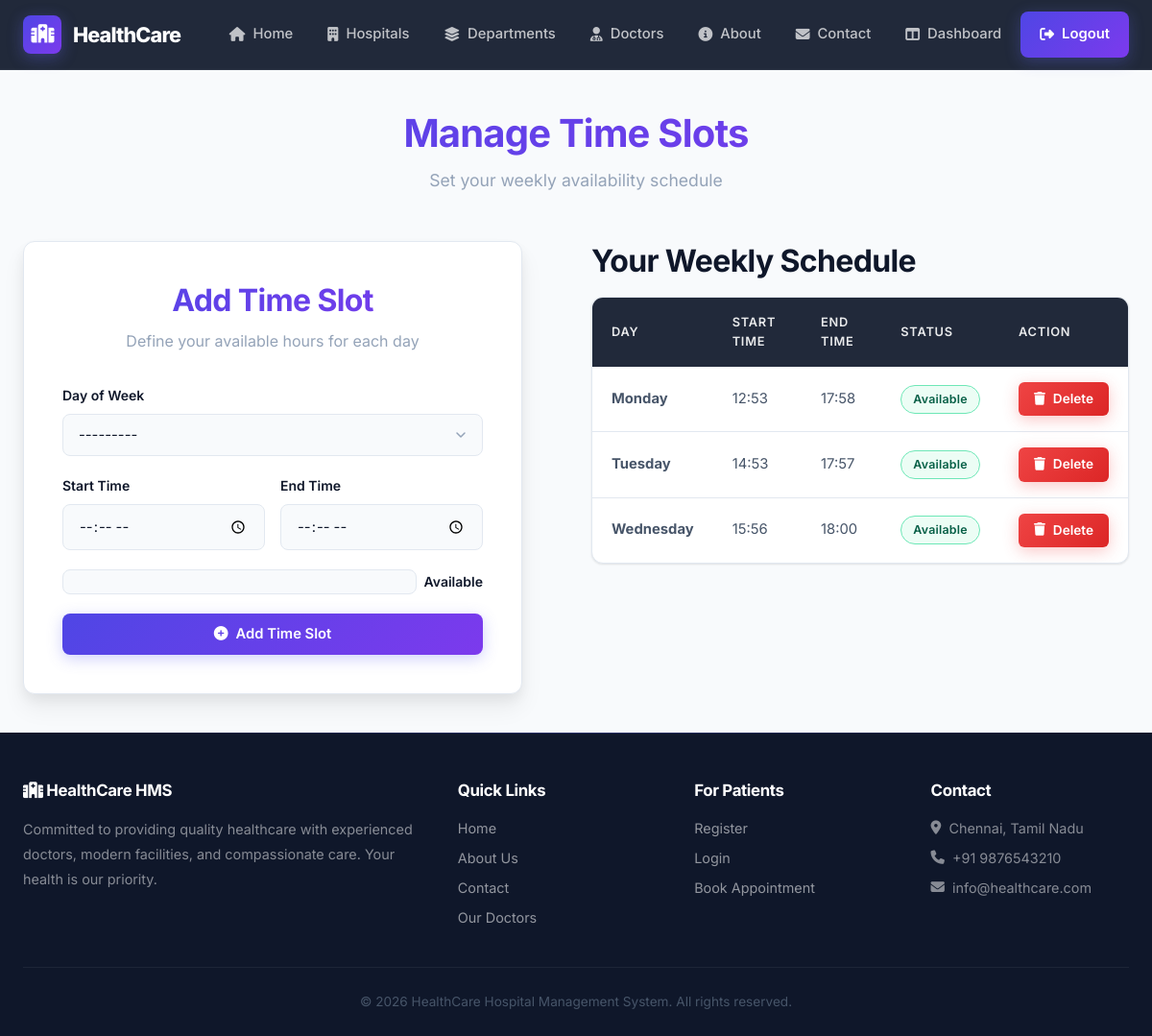
Page /appointments/manage-time-slots/ (signed in) on the committed database.
### appointments/models.py (models this page shows, shortened)
class TimeSlot(models.Model):
    DAYS_OF_WEEK = (
        ("Monday", "Monday"),
        ("Tuesday", "Tuesday"),
        ("Wednesday", "Wednesday"),
        ("Thursday", "Thursday"),
        ("Friday", "Friday"),
        ("Saturday", "Saturday"),
        ("Sunday", "Sunday"),
    )
    doctor = models.ForeignKey(
        Doctor,
        on_delete=models.CASCADE,
        related_name="time_slots"
    )
    day_of_week = models.CharField(
        max_length=10,
        choices=DAYS_OF_WEEK
    )
    start_time = models.TimeField()
    end_time = models.TimeField()
    is_available = models.BooleanField(default=True)
    class Meta:
        ordering = ["day_of_week", "start_time"]
        unique_together = ["doctor", "day_of_week", "start_time", "end_time"]

### appointments/views.py (the view)
@login_required
@ensure_csrf_cookie
def manage_time_slots(request):
    doctor = get_object_or_404(
        Doctor,
        user=request.user
    )
    if request.method == "POST":
        form = TimeSlotForm(request.POST)
        if form.is_valid():
            time_slot = form.save(commit=False)
            time_slot.doctor = doctor
            time_slot.save()
            messages.success(
                request,
                "Time slot added successfully."
            )
            return redirect("manage_time_slots")
    else:
        form = TimeSlotForm()
    time_slots = TimeSlot.objects.filter(
        doctor=doctor
    ).order_by("day_of_week", "start_time")
    return render(
        request,
        "appointments/manage_time_slots.html",
        {
            "form": form,
            "time_slots": time_slots,
        }
    )

### appointments/forms.py
class TimeSlotForm(forms.ModelForm):
    class Meta:
        model = TimeSlot
        fields = ["day_of_week", "start_time", "end_time", "is_available"]
        widgets = {
            "start_time": forms.TimeInput(attrs={"type": "time"}),
            "end_time": forms.TimeInput(attrs={"type": "time"}),
        }

### appointments/templates/appointments/manage_time_slots.html (shortened to what this page needs)
{% extends 'base.html' %}
{% block content %}
<div class="page-header animate-in">
    <h1>Manage Time Slots</h1>
    <p>Set your weekly availability schedule</p>
</div>
<div class="grid grid-2" style="gap:2rem;">
    <div class="form-card animate-in animate-in-1" style="margin:0;">
        <h2>Add Time Slot</h2>
        <p class="form-subtitle">Define your available hours for each day</p>
        <form method="POST">
            <div class="form-group">
                <label>Day of Week</label>
                {{ form.day_of_week }}
            </div>
            <div class="form-row">
                <div class="form-group">
                    <label>Start Time</label>
                    {{ form.start_time }}
                </div>
                <div class="form-group">
                    <label>End Time</label>
                    {{ form.end_time }}
                </div>
            </div>
            <div class="form-group">
                <label>
                    {{ form.is_available }} Available
                </label>
            </div>
            <button type="submit" class="btn btn-primary btn-block">
                <i class="fas fa-plus-circle"></i> Add Time Slot
            </button>
        </form>
    </div>
    <div class="animate-in animate-in-2">
        <div class="section-heading" style="margin-bottom:1rem;">
            <h2>Your Weekly Schedule</h2>
        </div>
        {% if time_slots %}
            <div class="table-wrapper">
                <table>
                    <thead>
                        <tr>
                            <th>Day</th>
                            <th>Start Time</th>
                            <th>End Time</th>
                            <th>Status</th>
                            <th>Action</th>
                        </tr>
                    </thead>
                    <tbody>
                        {% for slot in time_slots %}
                            <tr>
                                <td><strong>{{ slot.day_of_week }}</strong></td>
                                <td>{{ slot.start_time|time:"H:i" }}</td>
                                <td>{{ slot.end_time|time:"H:i" }}</td>
                                <td>
                                    {% if slot.is_available %}
                                        <span class="badge badge-available">Available</span>
                                    {% else %}
                                        <span class="badge badge-unavailable">Unavailable</span>
                                    {% endif %}
                                </td>
                                <td>
                                    <a href="{% url 'delete_time_slot' slot.id %}" class="btn btn-danger btn-sm" onclick="return confirm('Delete this time slot?');">
                                        <i class="fas fa-trash"></i> Delete
                                    </a>
                                </td>
                            </tr>
                        {% endfor %}
                    </tbody>
                </table>
            </div>
        {% else %}
            <div class="empty-state" style="background:var(--surface);border-radius:var(--radius);border:1px solid var(--border);padding:3rem;">
                <div class="empty-icon"><i class="fas fa-clock"></i></div>
                <h3>No Time Slots Set</h3>
                <p>Add your available time slots using the form.</p>
            </div>
        {% endif %}
    </div>
</div>
{% endblock %}

### rows in the picture
TimeSlot: day_of_week "Monday", start_time "12:53", end_time "17:58", is_available "Available"
TimeSlot: day_of_week "Tuesday", start_time "14:53", end_time "17:57", is_available "Available"
TimeSlot: day_of_week "Wednesday", start_time "15:56", end_time "18:00", is_available "Available"
